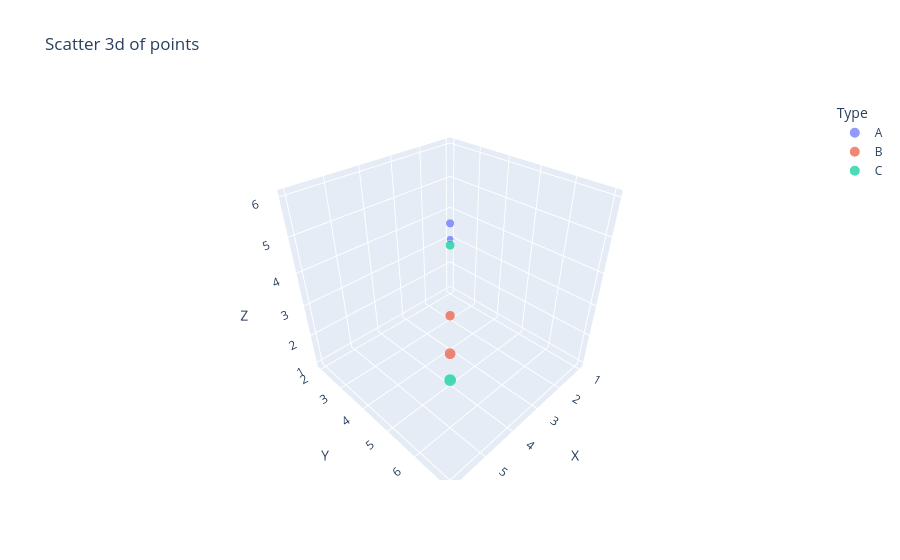

Notebook code cell kept with this figure:
### Code cell
px.scatter_3d(data_frame=df_space,x="X",  y="Y", z="Z", color="Type", size="Magnitude", title="Scatter 3d of points")

### Figure 1 — Plotly figure (JSON) as saved in the notebook; plotly's stock layout.template omitted (floating-point values rounded to 4 significant figures)
{"data": [{"hovertemplate": "Type=A<br>X=%{x}<br>Y=%{y}<br>Z=%{z}<br>Magnitude=%{marker.size}<extra></extra>", "legendgroup": "A", "marker": {"color": "#636efa", "size": [10, 15], "sizemode": "area", "sizeref": 0.075, "symbol": "circle"}, "mode": "markers", "name": "A", "scene": "scene", "showlegend": true, "type": "scatter3d", "x": [1, 3], "y": [2, 4], "z": [3, 5]}, {"hovertemplate": "Type=B<br>X=%{x}<br>Y=%{y}<br>Z=%{z}<br>Magnitude=%{marker.size}<extra></extra>", "legendgroup": "B", "marker": {"color": "#EF553B", "size": [20, 25], "sizemode": "area", "sizeref": 0.075, "symbol": "circle"}, "mode": "markers", "name": "B", "scene": "scene", "showlegend": true, "type": "scatter3d", "x": [2, 4], "y": [3, 5], "z": [1, 2]}, {"hovertemplate": "Type=C<br>X=%{x}<br>Y=%{y}<br>Z=%{z}<br>Magnitude=%{marker.size}<extra></extra>", "legendgroup": "C", "marker": {"color": "#00cc96", "size": [18, 30], "sizemode": "area", "sizeref": 0.075, "symbol": "circle"}, "mode": "markers", "name": "C", "scene": "scene", "showlegend": true, "type": "scatter3d", "x": [5, 6], "y": [6, 7], "z": [6, 4]}], "layout": {"legend": {"itemsizing": "constant", "title": {"text": "Type"}, "tracegroupgap": 0}, "scene": {"domain": {"x": [0, 1], "y": [0, 1]}, "xaxis": {"title": {"text": "X"}}, "yaxis": {"title": {"text": "Y"}}, "zaxis": {"title": {"text": "Z"}}}, "title": {"text": "Scatter 3d of points"}}}
